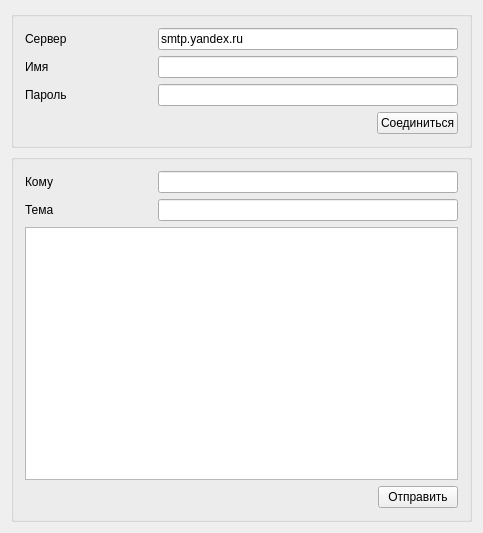
<?xml version="1.0" encoding="UTF-8"?>
<ui version="4.0">
 <class>MainWindow</class>
 <widget class="QMainWindow" name="MainWindow">
  <property name="geometry">
   <rect>
    <x>0</x>
    <y>0</y>
    <width>483</width>
    <height>533</height>
   </rect>
  </property>
  <property name="windowTitle">
   <string>MainWindow</string>
  </property>
  <widget class="QWidget" name="centralWidget">
   <layout class="QVBoxLayout" name="verticalLayout_2">
    <item>
     <widget class="QGroupBox" name="groupBox">
      <property name="title">
       <string/>
      </property>
      <layout class="QVBoxLayout" name="verticalLayout">
       <item>
        <layout class="QHBoxLayout" name="horizontalLayout_4">
         <item>
          <widget class="QLabel" name="label_3">
           <property name="text">
            <string>Сервер</string>
           </property>
          </widget>
         </item>
         <item>
          <spacer name="horizontalSpacer_2">
           <property name="orientation">
            <enum>Qt::Horizontal</enum>
           </property>
           <property name="sizeHint" stdset="0">
            <size>
             <width>40</width>
             <height>20</height>
            </size>
           </property>
          </spacer>
         </item>
         <item>
          <widget class="QLineEdit" name="serverEdit">
           <property name="minimumSize">
            <size>
             <width>300</width>
             <height>0</height>
            </size>
           </property>
           <property name="maximumSize">
            <size>
             <width>300</width>
             <height>16777215</height>
            </size>
           </property>
           <property name="text">
            <string>smtp.yandex.ru</string>
           </property>
          </widget>
         </item>
        </layout>
       </item>
       <item>
        <layout class="QHBoxLayout" name="horizontalLayout">
         <item>
          <widget class="QLabel" name="label">
           <property name="text">
            <string>Имя</string>
           </property>
          </widget>
         </item>
         <item>
          <spacer name="horizontalSpacer_3">
           <property name="orientation">
            <enum>Qt::Horizontal</enum>
           </property>
           <property name="sizeHint" stdset="0">
            <size>
             <width>40</width>
             <height>20</height>
            </size>
           </property>
          </spacer>
         </item>
         <item>
          <widget class="QLineEdit" name="userEdit">
           <property name="minimumSize">
            <size>
             <width>300</width>
             <height>0</height>
            </size>
           </property>
           <property name="maximumSize">
            <size>
             <width>300</width>
             <height>16777215</height>
            </size>
           </property>
           <property name="text">
            <string/>
           </property>
          </widget>
         </item>
        </layout>
       </item>
       <item>
        <layout class="QHBoxLayout" name="horizontalLayout_2">
         <item>
          <widget class="QLabel" name="label_2">
           <property name="text">
            <string>Пароль</string>
           </property>
          </widget>
         </item>
         <item>
          <spacer name="horizontalSpacer_4">
           <property name="orientation">
            <enum>Qt::Horizontal</enum>
           </property>
           <property name="sizeHint" stdset="0">
            <size>
             <width>40</width>
             <height>20</height>
            </size>
           </property>
          </spacer>
         </item>
         <item>
          <widget class="QLineEdit" name="psswdEdit">
           <property name="minimumSize">
            <size>
             <width>300</width>
             <height>0</height>
            </size>
           </property>
           <property name="maximumSize">
            <size>
             <width>300</width>
             <height>16777215</height>
            </size>
           </property>
           <property name="text">
            <string/>
           </property>
           <property name="echoMode">
            <enum>QLineEdit::Password</enum>
           </property>
          </widget>
         </item>
        </layout>
       </item>
       <item>
        <layout class="QHBoxLayout" name="horizontalLayout_3">
         <item>
          <spacer name="horizontalSpacer">
           <property name="orientation">
            <enum>Qt::Horizontal</enum>
           </property>
           <property name="sizeHint" stdset="0">
            <size>
             <width>40</width>
             <height>20</height>
            </size>
           </property>
          </spacer>
         </item>
         <item>
          <widget class="QPushButton" name="pushButton">
           <property name="text">
            <string>Соединиться</string>
           </property>
          </widget>
         </item>
        </layout>
       </item>
      </layout>
     </widget>
    </item>
    <item>
     <widget class="QGroupBox" name="groupBox_2">
      <property name="title">
       <string/>
      </property>
      <layout class="QVBoxLayout" name="verticalLayout_3">
       <item>
        <layout class="QHBoxLayout" name="horizontalLayout_5">
         <item>
          <widget class="QLabel" name="label_4">
           <property name="text">
            <string>Кому</string>
           </property>
          </widget>
         </item>
         <item>
          <spacer name="horizontalSpacer_5">
           <property name="orientation">
            <enum>Qt::Horizontal</enum>
           </property>
           <property name="sizeHint" stdset="0">
            <size>
             <width>40</width>
             <height>20</height>
            </size>
           </property>
          </spacer>
         </item>
         <item>
          <widget class="QLineEdit" name="toEdit">
           <property name="minimumSize">
            <size>
             <width>300</width>
             <height>0</height>
            </size>
           </property>
           <property name="maximumSize">
            <size>
             <width>300</width>
             <height>16777215</height>
            </size>
           </property>
           <property name="text">
            <string/>
           </property>
          </widget>
         </item>
        </layout>
       </item>
       <item>
        <layout class="QHBoxLayout" name="horizontalLayout_6">
         <item>
          <widget class="QLabel" name="label_5">
           <property name="text">
            <string>Тема</string>
           </property>
          </widget>
         </item>
         <item>
          <spacer name="horizontalSpacer_6">
           <property name="orientation">
            <enum>Qt::Horizontal</enum>
           </property>
           <property name="sizeHint" stdset="0">
            <size>
             <width>40</width>
             <height>20</height>
            </size>
           </property>
          </spacer>
         </item>
         <item>
          <widget class="QLineEdit" name="themeEdit">
           <property name="minimumSize">
            <size>
             <width>300</width>
             <height>0</height>
            </size>
           </property>
           <property name="maximumSize">
            <size>
             <width>300</width>
             <height>16777215</height>
            </size>
           </property>
           <property name="text">
            <string/>
           </property>
          </widget>
         </item>
        </layout>
       </item>
       <item>
        <widget class="QPlainTextEdit" name="mailText">
         <property name="plainText">
          <string/>
         </property>
        </widget>
       </item>
       <item>
        <layout class="QHBoxLayout" name="horizontalLayout_7">
         <item>
          <spacer name="horizontalSpacer_7">
           <property name="orientation">
            <enum>Qt::Horizontal</enum>
           </property>
           <property name="sizeHint" stdset="0">
            <size>
             <width>442</width>
             <height>20</height>
            </size>
           </property>
          </spacer>
         </item>
         <item>
          <widget class="QPushButton" name="pushButton_2">
           <property name="text">
            <string>Отправить</string>
           </property>
          </widget>
         </item>
        </layout>
       </item>
      </layout>
     </widget>
    </item>
   </layout>
  </widget>
 </widget>
 <layoutdefault spacing="6" margin="11"/>
 <resources/>
 <connections/>
</ui>
